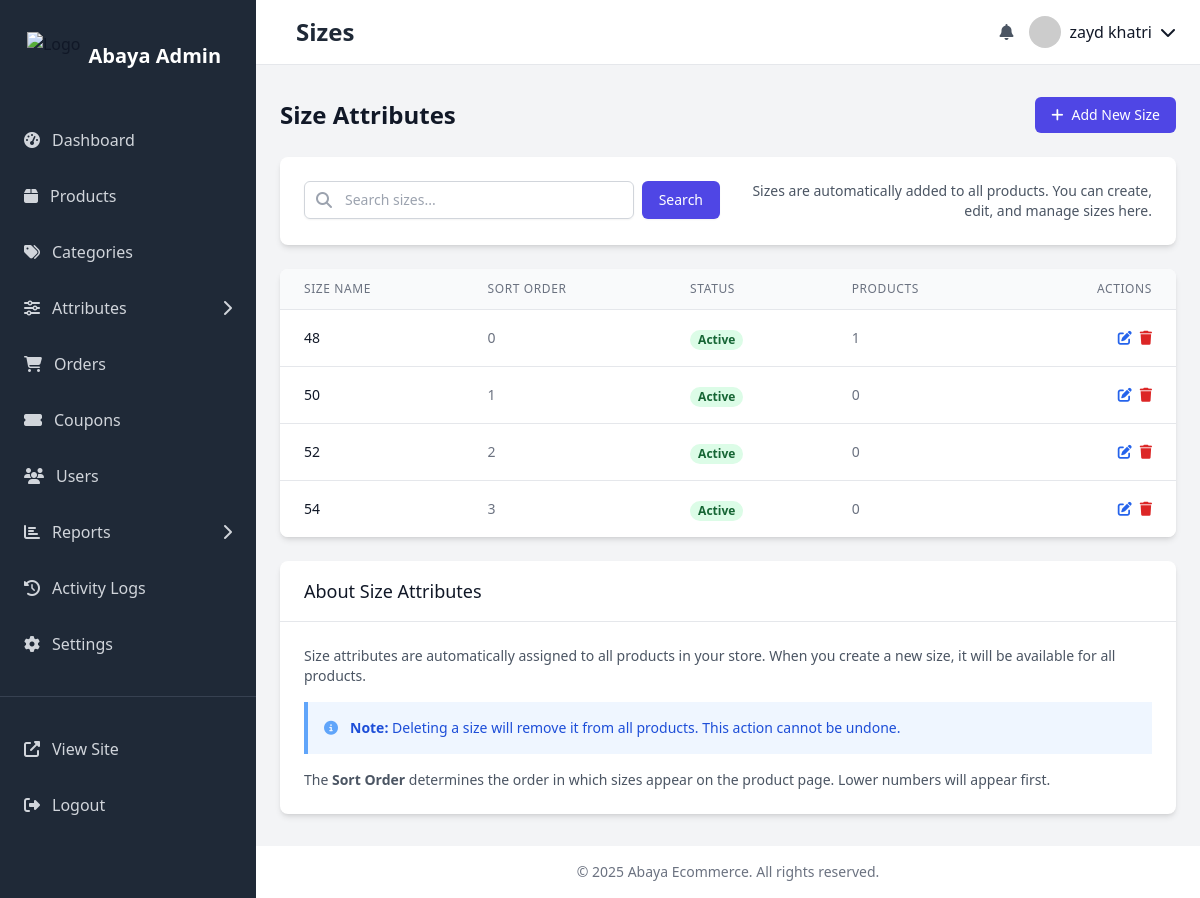
The app's page /dashboard/attributes/sizes/ (signed in) with its own data.
### users/models.py (models this page shows, shortened)
class User(AbstractBaseUser, PermissionsMixin):
    ROLE_CHOICES = (
        ('ADMIN', 'Admin'),
        ('STAFF', 'Staff'),
        ('CUSTOMER', 'Customer'),
    )
    id = models.UUIDField(primary_key=True, default=uuid.uuid4, editable=False)
    email = models.EmailField(_('email address'), unique=True)
    name = models.CharField(_('full name'), max_length=150)
    phone = models.CharField(_('phone number'), max_length=15, blank=True, null=True)
    role = models.CharField(_('role'), max_length=15, choices=ROLE_CHOICES, default='CUSTOMER')
    is_active = models.BooleanField(default=True)
    is_staff = models.BooleanField(default=False)
    is_email_verified = models.BooleanField(default=False)
    email_verification_token = models.CharField(max_length=100, blank=True, null=True)
    email_verification_expiry = models.DateTimeField(blank=True, null=True)
    password_reset_token = models.CharField(max_length=100, blank=True, null=True)
    password_reset_expiry = models.DateTimeField(blank=True, null=True)
    login_attempts = models.IntegerField(default=0)
    last_login_attempt = models.DateTimeField(blank=True, null=True)
    last_login = models.DateTimeField(blank=True, null=True)
    created_at = models.DateTimeField(auto_now_add=True)
    updated_at = models.DateTimeField(auto_now=True)
    objects = UserManager()
    USERNAME_FIELD = 'email'
    REQUIRED_FIELDS = ['name']
    class Meta:
        verbose_name = _('user')
        verbose_name_plural = _('users')

### products/models.py (models this page shows, shortened)
class Size(models.Model):
    id = models.UUIDField(primary_key=True, default=uuid.uuid4, editable=False)
    name = models.CharField(max_length=50)  # S, M, L, XL, etc.
    sort_order = models.IntegerField(default=0)
    is_active = models.BooleanField(default=True)
    created_at = models.DateTimeField(auto_now_add=True)
    updated_at = models.DateTimeField(auto_now=True)
    class Meta:
        ordering = ['sort_order', 'name']
        verbose_name = 'Size'
        verbose_name_plural = 'Sizes'

### dashboard/views/attribute_views.py (the view)
# urls.py: path('attributes/sizes/', views.size_list, name='size_list'),
@staff_member_required
def size_list(request):
    sizes = Size.objects.all().order_by('sort_order', 'name')
    search_query = request.GET.get('search', '')
    if search_query:
        sizes = sizes.filter(name__icontains=search_query)
    sizes = sizes.annotate(product_count=Count('products'))
    sizes = paginate_queryset(request, sizes, 20)
    return render(request, 'dashboard/attributes/size_list.html', {
        'sizes': sizes,
        'search_query': search_query,
    })

### templates/dashboard/attributes/size_list.html (shortened to what this page needs)
{% extends 'dashboard/base.html' %}
{% load static %}
{% block page_title %}Sizes{% endblock %}
{% block content %}
<div class="flex flex-col md:flex-row justify-between items-start md:items-center mb-6">
    <h1 class="text-2xl font-semibold text-gray-900 mb-4 md:mb-0">Size Attributes</h1>
    <a href="{% url 'dashboard:size_create' %}" class="px-4 py-2 bg-indigo-600 text-white text-sm font-medium rounded-md hover:bg-indigo-700 focus:outline-none focus:ring-2 focus:ring-offset-2 focus:ring-indigo-500">
        <i class="fa-solid fa-plus mr-2"></i>Add New Size
    </a>
</div>
<div class="bg-white rounded-lg shadow-md p-6 mb-6">
    <div class="flex flex-col md:flex-row gap-4 justify-between">
        <div class="w-full md:w-1/2">
            <form method="get" action="{% url 'dashboard:size_list' %}" class="flex gap-2">
                <div class="flex-1">
                    <div class="relative rounded-md shadow-sm">
                        <div class="absolute inset-y-0 left-0 pl-3 flex items-center pointer-events-none">
                        </div>
                        <input type="text" name="search" id="search" value="{{ search_query }}" placeholder="Search sizes..."
                               class="block w-full pl-10 pr-3 py-2 border border-gray-300 rounded-md focus:outline-none focus:ring-indigo-500 focus:border-indigo-500 sm:text-sm">
                    </div>
                </div>
                <button type="submit" class="inline-flex items-center px-4 py-2 border border-transparent text-sm font-medium rounded-md shadow-sm text-white bg-indigo-600 hover:bg-indigo-700 focus:outline-none focus:ring-2 focus:ring-offset-2 focus:ring-indigo-500">
                    Search
                </button>
            </form>
        </div>
        <div class="w-full md:w-1/2 md:text-right mt-4 md:mt-0">
            <p class="text-sm text-gray-600">Sizes are automatically added to all products. You can create, edit, and manage sizes here.</p>
        </div>
    </div>
</div>
<div class="bg-white rounded-lg shadow-md overflow-hidden">
    <div class="overflow-x-auto">
        <table class="min-w-full divide-y divide-gray-200">
            <thead class="bg-gray-50">
                <tr>
                    <th scope="col" class="px-6 py-3 text-left text-xs font-medium text-gray-500 uppercase tracking-wider">Size Name</th>
                    <th scope="col" class="px-6 py-3 text-left text-xs font-medium text-gray-500 uppercase tracking-wider">Sort Order</th>
                    <th scope="col" class="px-6 py-3 text-left text-xs font-medium text-gray-500 uppercase tracking-wider">Status</th>
                    <th scope="col" class="px-6 py-3 text-left text-xs font-medium text-gray-500 uppercase tracking-wider">Products</th>
                    <th scope="col" class="px-6 py-3 text-right text-xs font-medium text-gray-500 uppercase tracking-wider">Actions</th>
                </tr>
            </thead>
            <tbody class="bg-white divide-y divide-gray-200">
                {% for size in sizes %}
                <tr class="hover:bg-gray-50">
                    <td class="px-6 py-4 whitespace-nowrap">
                        <div class="text-sm font-medium text-gray-900">{{ size.name }}</div>
                    </td>
                    <td class="px-6 py-4 whitespace-nowrap text-sm text-gray-500">
                        {{ size.sort_order }}
                    </td>
                    <td class="px-6 py-4 whitespace-nowrap">
                        {% if size.is_active %}
                        <span class="px-2 inline-flex text-xs leading-5 font-semibold rounded-full bg-green-100 text-green-800">
                            Active
                        </span>
                        {% else %}
                        <span class="px-2 inline-flex text-xs leading-5 font-semibold rounded-full bg-red-100 text-red-800">
                            Inactive
                        </span>
                        {% endif %}
                    </td>
                    <td class="px-6 py-4 whitespace-nowrap text-sm text-gray-500">
                        {{ size.product_count }}
                    </td>
                    <td class="px-6 py-4 whitespace-nowrap text-right text-sm font-medium">
                        <div class="flex justify-end space-x-2">
                            <a href="{% url 'dashboard:size_edit' uuid=size.id %}" class="text-blue-600 hover:text-blue-900" title="Edit">
                                <i class="fa-solid fa-edit"></i>
                            </a>
                            <a href="{% url 'dashboard:size_delete' uuid=size.id %}" class="text-red-600 hover:text-red-900" title="Delete">
                                <i class="fa-solid fa-trash"></i>
                            </a>
                        </div>
                    </td>
                </tr>
                {% endfor %}
            </tbody>
        </table>
    </div>
</div>
<div class="mt-6 bg-white rounded-lg shadow-md overflow-hidden">
    <div class="px-6 py-4 border-b border-gray-200">
        <h2 class="text-lg font-medium text-gray-900">About Size Attributes</h2>
    </div>
    <div class="p-6">
        <div class="text-sm text-gray-600 space-y-4">
            <p>Size attributes are automatically assigned to all products in your store. When you create a new size, it will be available for all products.</p>
            <div class="bg-blue-50 border-l-4 border-blue-400 p-4">
                <div class="flex">
                    <div class="flex-shrink-0">
                        <i class="fa-solid fa-info-circle text-blue-400"></i>
                    </div>
                    <div class="ml-3">
                        <p class="text-sm text-blue-700">
                            <strong>Note:</strong> Deleting a size will remove it from all products. This action cannot be undone.
                        </p>
                    </div>
                </div>
            </div>
            <p>The <strong>Sort Order</strong> determines the order in which sizes appear on the product page. Lower numbers will appear first.</p>
        </div>
    </div>
</div>
{% endblock %}

### templates/dashboard/base.html (shortened to what this page needs)
{% load static %}
<!DOCTYPE html>
<html lang="en">
<head>
    <script src="https://cdn.tailwindcss.com"></script>
    <link rel="stylesheet" href="https://cdnjs.cloudflare.com/ajax/libs/font-awesome/6.4.0/css/all.min.css">
</head>
<body class="bg-gray-50 text-gray-900" x-data="{ sidebarOpen: false }">
    <div class="min-h-screen flex">
        <div x-cloak
             :class="sidebarOpen ? 'translate-x-0 ease-out' : '-translate-x-full ease-in'"
             class="fixed inset-y-0 left-0 z-30 w-64 overflow-y-auto transition duration-300 transform bg-gray-800 lg:translate-x-0 lg:static lg:inset-0">
            <div class="flex items-center justify-center mt-8">
                <div class="flex items-center">
                    <img src="{% static 'dashboard/img/logo.png' %}" alt="Logo" class="h-12 w-auto">
                    <span class="mx-2 text-xl font-semibold text-white">Abaya Admin</span>
                </div>
            </div>
            <nav class="mt-10">
                <a class="flex items-center px-6 py-2 mt-4 {% if request.resolver_match.url_name == 'home' %}text-gray-100 bg-gray-700{% else %}text-gray-300 hover:bg-gray-700 hover:text-gray-100{% endif %}"
                   href="{% url 'dashboard:home' %}">
                    <i class="fa-solid fa-tachometer-alt mr-3"></i>
                    Dashboard
                </a>
                <a class="flex items-center px-6 py-2 mt-4 {% if 'product' in request.resolver_match.url_name %}text-gray-100 bg-gray-700{% else %}text-gray-300 hover:bg-gray-700 hover:text-gray-100{% endif %}"
                   href="{% url 'dashboard:product_list' %}">
                    <i class="fa-solid fa-box mr-3"></i>
                    Products
                </a>
                <a class="flex items-center px-6 py-2 mt-4 {% if 'category' in request.resolver_match.url_name %}text-gray-100 bg-gray-700{% else %}text-gray-300 hover:bg-gray-700 hover:text-gray-100{% endif %}"
                   href="{% url 'dashboard:category_list' %}">
                    <i class="fa-solid fa-tags mr-3"></i>
                    Categories
                </a>
                <div x-data="{ open: false }" class="mt-4">
                    <button @click="open = !open" class="flex items-center justify-between w-full px-6 py-2 text-gray-300 hover:bg-gray-700 hover:text-gray-100">
                        <span class="flex items-center">
                            <i class="fa-solid fa-sliders mr-3"></i>
                            Attributes
                        </span>
                        <i class="fa-solid" :class="open ? 'fa-chevron-down' : 'fa-chevron-right'"></i>
                    </button>
                </div>
                <a class="flex items-center px-6 py-2 mt-4 {% if 'order' in request.resolver_match.url_name %}text-gray-100 bg-gray-700{% else %}text-gray-300 hover:bg-gray-700 hover:text-gray-100{% endif %}"
                   href="{% url 'dashboard:order_list' %}">
                    <i class="fa-solid fa-shopping-cart mr-3"></i>
                    Orders
                </a>
                <a class="flex items-center px-6 py-2 mt-4 {% if 'coupon' in request.resolver_match.url_name %}text-gray-100 bg-gray-700{% else %}text-gray-300 hover:bg-gray-700 hover:text-gray-100{% endif %}"
                   href="{% url 'dashboard:coupon_list' %}">
                    <i class="fa-solid fa-ticket-alt mr-3"></i>
                    Coupons
                </a>
                <a class="flex items-center px-6 py-2 mt-4 {% if 'user' in request.resolver_match.url_name %}text-gray-100 bg-gray-700{% else %}text-gray-300 hover:bg-gray-700 hover:text-gray-100{% endif %}"
                   href="{% url 'dashboard:user_list' %}">
                    <i class="fa-solid fa-users mr-3"></i>
                    Users
                </a>
                <div x-data="{ open: false }" class="mt-4">
                    <button @click="open = !open" class="flex items-center justify-between w-full px-6 py-2 text-gray-300 hover:bg-gray-700 hover:text-gray-100">
                        <span class="flex items-center">
                            <i class="fa-solid fa-chart-bar mr-3"></i>
                            Reports
                        </span>
                        <i class="fa-solid" :class="open ? 'fa-chevron-down' : 'fa-chevron-right'"></i>
                    </button>
                </div>
                <a class="flex items-center px-6 py-2 mt-4 {% if request.resolver_match.url_name == 'activity_logs' %}text-gray-100 bg-gray-700{% else %}text-gray-300 hover:bg-gray-700 hover:text-gray-100{% endif %}"
                   href="{% url 'dashboard:activity_logs' %}">
                    <i class="fa-solid fa-history mr-3"></i>
                    Activity Logs
                </a>
                <a class="flex items-center px-6 py-2 mt-4 {% if request.resolver_match.url_name == 'settings' %}text-gray-100 bg-gray-700{% else %}text-gray-300 hover:bg-gray-700 hover:text-gray-100{% endif %}"
                   href="{% url 'dashboard:settings' %}">
                    <i class="fa-solid fa-cog mr-3"></i>
                    Settings
                </a>
                <div class="mt-8 border-t border-gray-700 pt-4 pb-2">
                    <a class="flex items-center px-6 py-2 mt-4 text-gray-300 hover:bg-gray-700 hover:text-gray-100"
                       href="{% url 'home' %}" target="_blank">
                        <i class="fa-solid fa-external-link-alt mr-3"></i>
                        View Site
                    </a>
                    <a class="flex items-center px-6 py-2 mt-4 text-gray-300 hover:bg-gray-700 hover:text-gray-100"
                       href="{% url 'logout' %}">
                        <i class="fa-solid fa-sign-out-alt mr-3"></i>
                        Logout
                    </a>
                </div>
            </nav>
        </div>
        <div class="flex-1 flex flex-col overflow-hidden">
            <header class="flex items-center justify-between px-6 py-4 bg-white border-b">
                <div class="flex items-center">
                    <h1 class="text-2xl font-semibold text-gray-800 ml-4">
                        {% block page_title %}Dashboard{% endblock %}
                    </h1>
                </div>
                <div class="flex items-center">
                    <div x-data="{ open: false }" class="relative">
                        <button @click="open = !open" class="flex mx-4 text-gray-600 focus:outline-none">
                            <i class="fa-solid fa-bell"></i>
                        </button>
                    </div>
                    <div x-data="{ open: false }" class="relative">
                        <button @click="open = !open" class="flex items-center focus:outline-none">
                            <div class="w-8 h-8 overflow-hidden rounded-full">
                                <img class="object-cover w-full h-full" src="https://ui-avatars.com/api/?name={{ request.user.name|urlencode }}&background=0D8ABC&color=fff" alt="Profile">
                            </div>
                            <span class="mx-2 font-medium">{{ request.user.name }}</span>
                            <i class="fa-solid fa-chevron-down"></i>
                        </button>
                    </div>
                </div>
            </header>
            <main class="flex-1 overflow-x-hidden overflow-y-auto bg-gray-100">
                <div class="container px-6 py-8 mx-auto">
                    {% block content %}{% endblock %}
                </div>
            </main>
            <footer class="bg-white p-4 text-center text-gray-500 text-sm">
                <p>&copy; 2025 Abaya Ecommerce. All rights reserved.</p>
            </footer>
        </div>
    </div>
</body>
</html>

### records on screen
User: user.name "zayd khatri"
Size: name "48", sort_order "0", is_active "Active", product_count "1"
Size: name "50", sort_order "1", is_active "Active", product_count "0"
Size: name "52", sort_order "2", is_active "Active", product_count "0"
Size: name "54", sort_order "3", is_active "Active", product_count "0"
